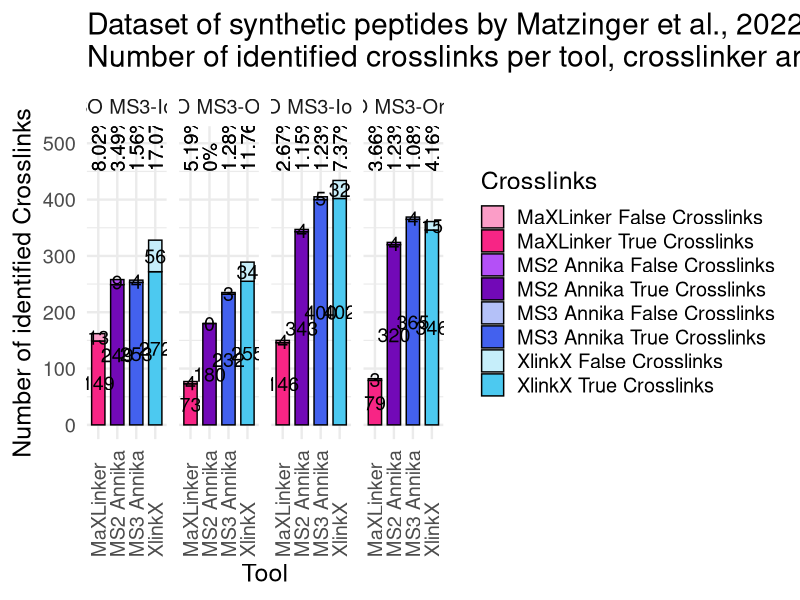

This chart was generated by the following R code:
library(tidyverse)
library(readxl)

data <- read_xlsx("results_summary.xlsx")

df <- pivot_longer(data[,c("Tool", "Dataset", "True Crosslinks", "False Crosslinks", "True FDR")], 
                   -c("Tool", "Dataset", "True FDR"), names_to = "variable", values_to = "value") %>% 
      mutate(variable_coloring = paste(Tool, variable, sep = " "))


ggplot(df, aes(x=Tool, y=value, fill=variable_coloring)) +
  geom_bar(stat="identity", color="black", width = 0.7) +
  ggtitle("Dataset of synthetic peptides by Matzinger et al., 2022:\nNumber of identified crosslinks per tool, crosslinker and mass analyzer (1% FDR)") +
  scale_fill_manual(values = alpha(c("#FB9DC7", "#F72585", 
                                     "#B450F7", "#7209B7", 
                                     "#B4C1F8", "#4361EE", 
                                     "#C6EEFA", "#4CC9F0"), 1)) +
  facet_grid(~ `Dataset`) +
  xlab("Tool") +
  ylab("Number of identified Crosslinks") +
  ylim(c(0, 505)) +
  labs(fill="Crosslinks") +
  geom_text(aes(label=value), size=5.0, position = position_stack(vjust = 0.5)) +
  geom_text(aes(y = 450, label = paste0(round(`True FDR`, 2), "%")), size=5.0, angle = 90, hjust = 0) +
  theme_minimal(base_size = 18) +
  theme(axis.text.x = element_text(angle = 90, hjust = 0, vjust = 0.5)) 
